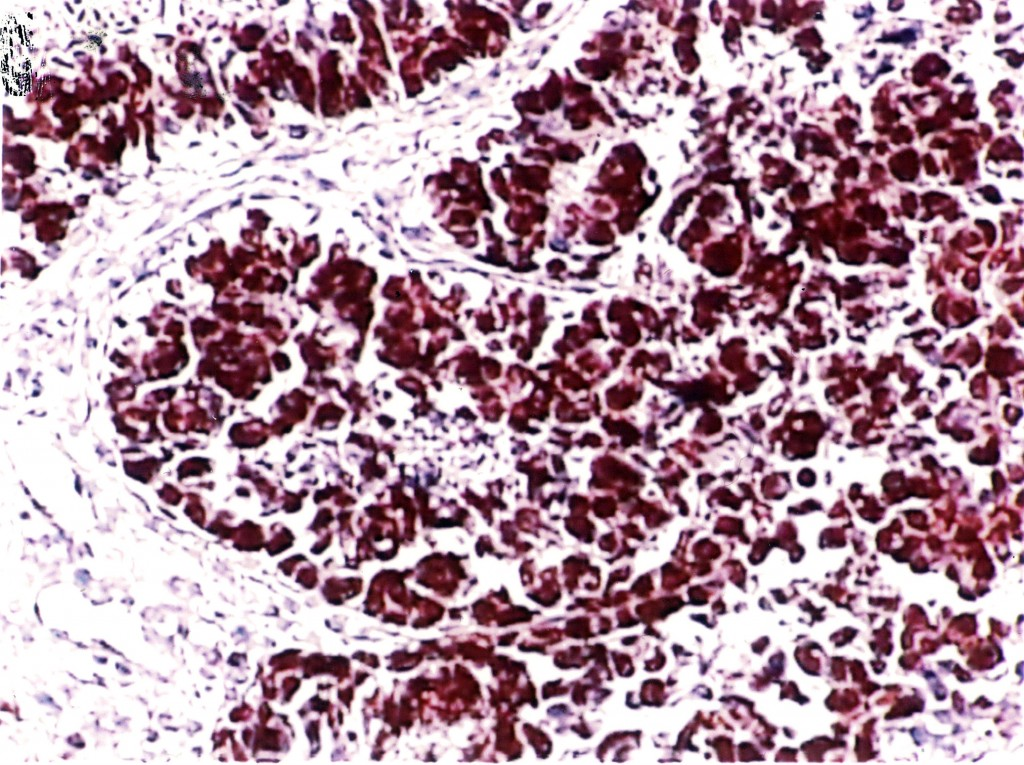
#> input picture inputs/file_2.jpg, 1024 x 765 px, given in place of 5.BMP, which was not available
$ python watershed_lines.py 5 5 ../inputs/file_2.jpg   (Python 2 division)   (older library calls are emulated)
#> lines starting #> are read from the running program, lines starting #| are printed output that depends on the picture; after the words box and inside, x2 and y2 are one past the last pixel; in counts of white or black regions, pixels touching at a corner belong together; pictures that were not available may be replaced by others from this repository, and a replacement may not be noted
import os
import sys
import numpy as np

from scipy import ndimage
from skimage import feature
from skimage.color import rgb2gray
from skimage.filters import threshold_otsu, sobel
from skimage.feature import peak_local_max
from skimage.morphology import watershed

from skimage import io
io.use_plugin('pil')


#-------------------------------------------------------------------------------

if (len(sys.argv)<3) or (len(sys.argv)>4):
	print "Usage: python %s <index of first image to process> <index of last image to process> \
				<backround> - default bright (use 'd' for 'dark')." % __file__
	print "Please run the script again!"
	sys.exit(-1)

elif (len(sys.argv)==4) and (sys.argv[3]=='d'):
	bright_backround = 0

else:
	bright_backround = 1


path = '/oasis/scratch/comet/statho/temp_project/Dataset_8GB/'
path_for_input = path + 'inputs/'
path_for_output =  path + 'outputs/'

read_from = int(sys.argv[1])
read_until = int(sys.argv[2])


while read_from <= read_until:

	image = path_for_input + str(read_from) + '.BMP'

	img = io.imread(image)							  # read image as a 2D numpy array
#> img is the input picture: shape (765, 1024, 3); mean R, G, B 178.3, 148.4, 162.1
	img_gray = rgb2gray(img)
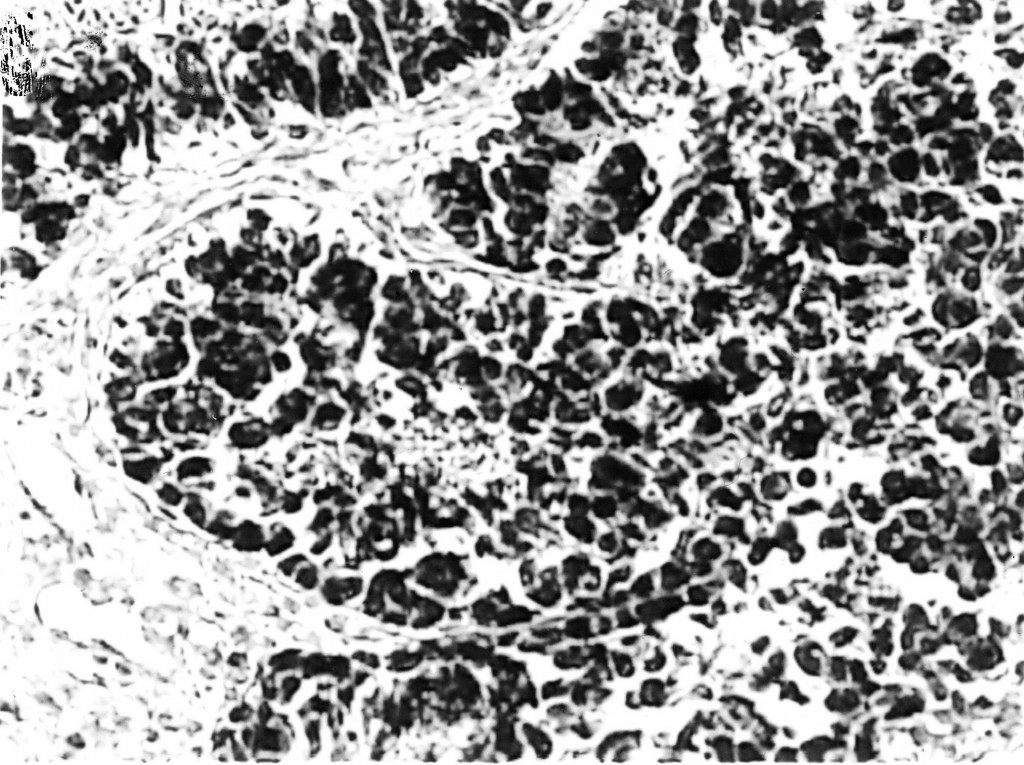
#> img_gray: shape (765, 1024) float64; min 0, max 1, mean 0.611

	thresh = threshold_otsu(img_gray)				  # return threshold value based on on otsu's method
#> thresh = 0.557

	if bright_backround:
		foreground_mask = img_gray <= thresh          # for bright backround
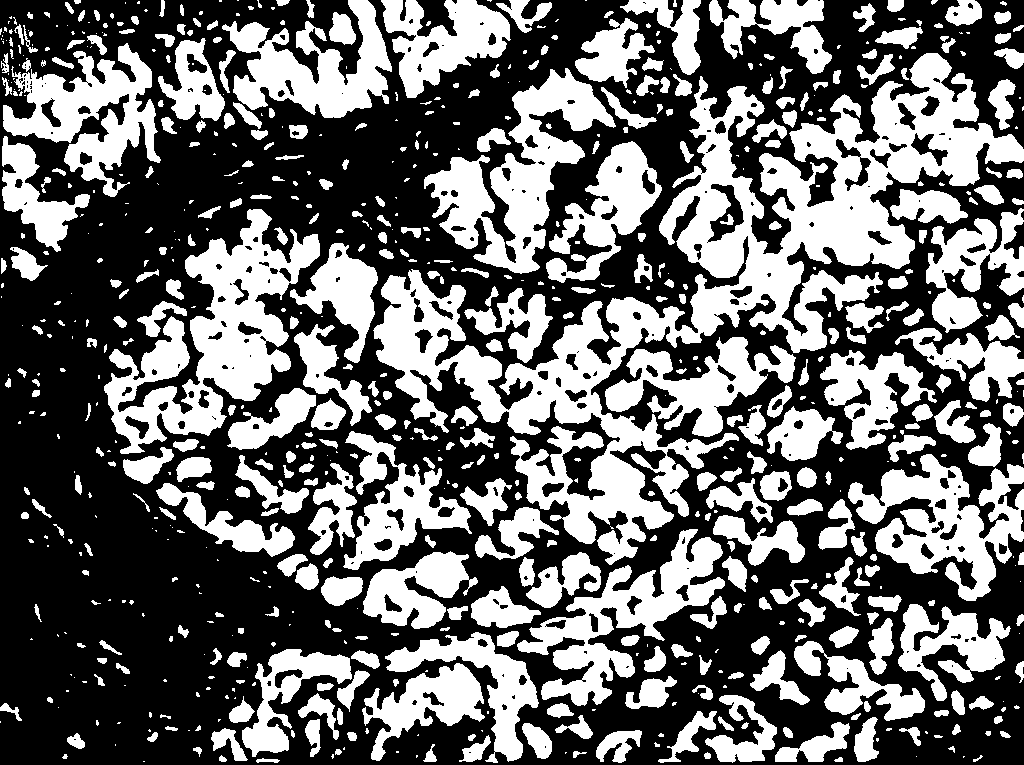
#> foreground_mask: shape (765, 1024) bool; 41.8% white; 754 white regions (324 under 20 px), largest, box (x1, y1, x2, y2) and area: (373, 53, 1024, 565) 71430, (104, 209, 320, 454) 19453, (424, 68, 616, 274) 13754
	else:
		foreground_mask = img_gray > thressh 		  # for dark backround


	# compute the Euclidean distance from every binary pixel to the nearest zero pixel
	# and then find peaks in this distance map
	#
	distance = ndimage.distance_transform_edt(foreground_mask)

	# return a boolean array shaped like image, with peaks represented by True values
	localMax = peak_local_max(distance, indices=False, min_distance=30, labels=foreground_mask)
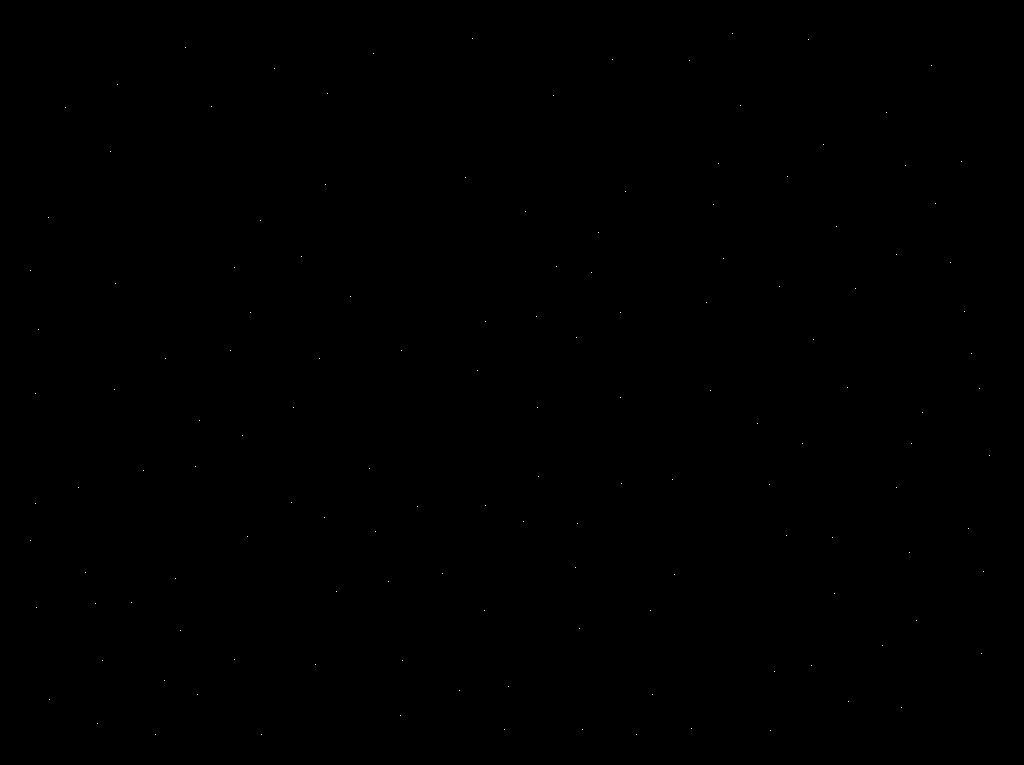
#> localMax: shape (765, 1024) bool; 0.02% white in thin lines or dots, all inside (x1, y1, x2, y2) = (30, 33, 990, 735)

	# perform a connected component analysis on the local peaks using 8-connectivity
	#
	markers = ndimage.label(localMax, structure=np.ones((3, 3)))[0]
#> markers: shape (765, 1024) int32; 140 distinct labels, from 0 to 139

	# apply the Watershed algorithm
	labels = watershed(-distance, markers, mask=foreground_mask)
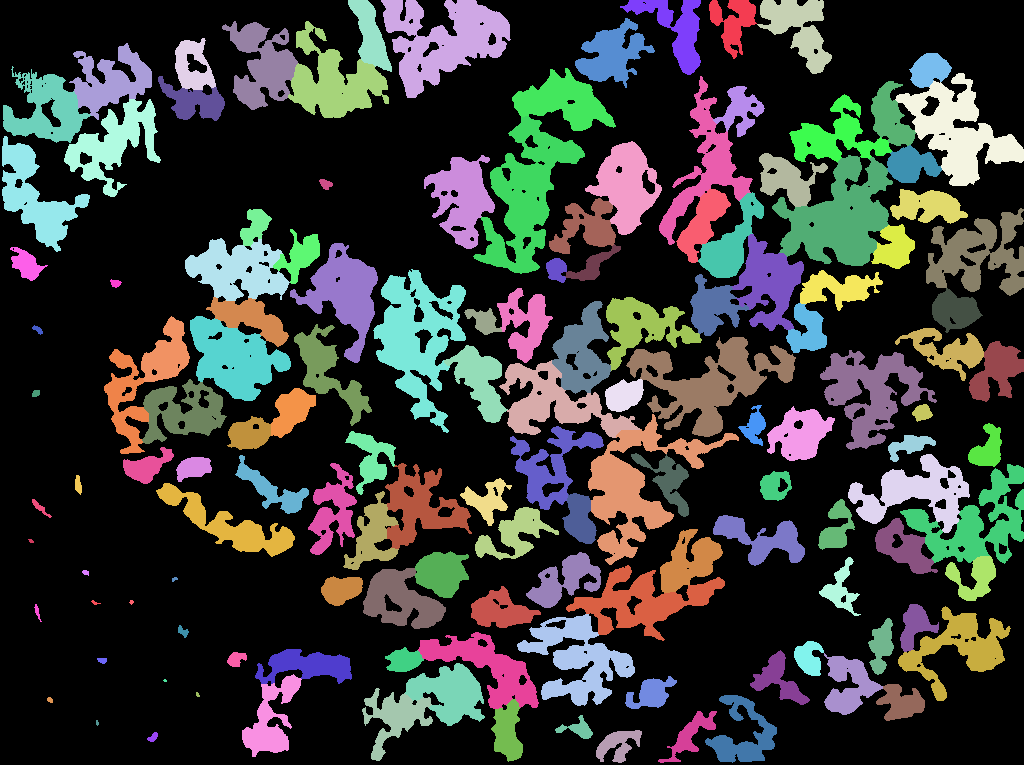
#> labels: shape (765, 1024) int32; 140 distinct labels, from 0 to 139; one colour per label, 0 black

	#print "In image {}, there are {} segments found!".format(image, len(np.unique(labels)) - 1)


	# loop over the unique labels returned by the Watershed algorithm
	# each label is a unique object

	for label in np.unique(labels):

		# if the label is zero, we are examining the 'background' so ignore it
		#
		if label != 0:

			mask = np.zeros(img_gray.shape, dtype="uint8")       # create a black mask
			mask[labels == label] = 255						 	 # it make the pixels tha correspond to the label-object white

			# compute the sobel transform of the mask to detect the label's-object's edges
			edge_sobel = sobel(mask)
			# make all the pixel, which correspond to label's edges, green in the image
			img[edge_sobel > 0] = [0,255,0]
#> this loop made 140 passes
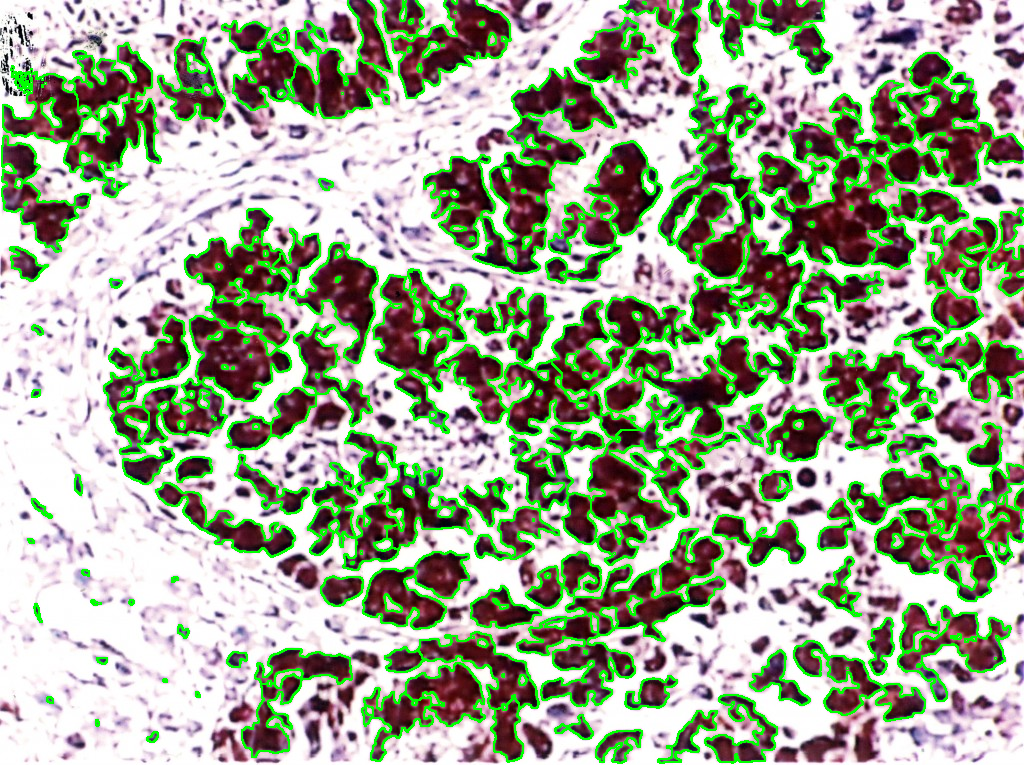
#> img: shape (765, 1024, 3); 13.39% of pixels changed, all inside (x1, y1, x2, y2) = (1, 0, 1024, 764)
#> mask: shape (765, 1024); 0.1% white; 1 white region, box (x1, y1, x2, y2) and area: (596, 730, 642, 763) 812

	io.imsave(path_for_output + str(read_from) + '.BMP', img)

	read_from += 1

#-------------------------------------------------------------------------------

$ run again, on inputs/file_3.jpg
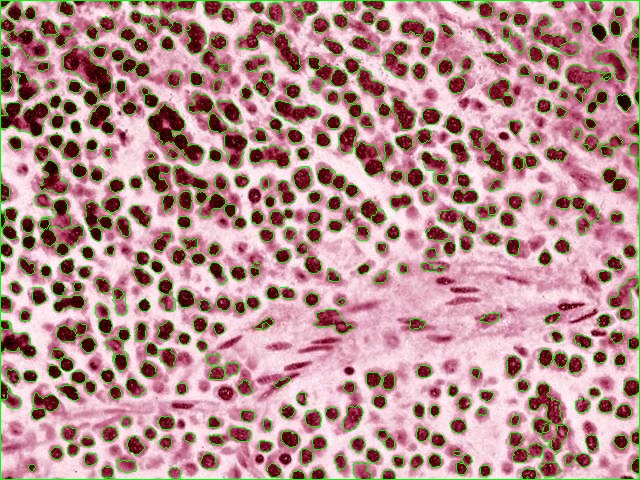
#> input picture inputs/file_3.jpg, 640 x 480 px, given in place of 5.BMP, which was not available
#> img is the input picture: shape (480, 640, 3); mean R, G, B 184.6, 144.6, 144.5
#> thresh = 0.478
#> `foreground_mask = img_gray <= thresh`:
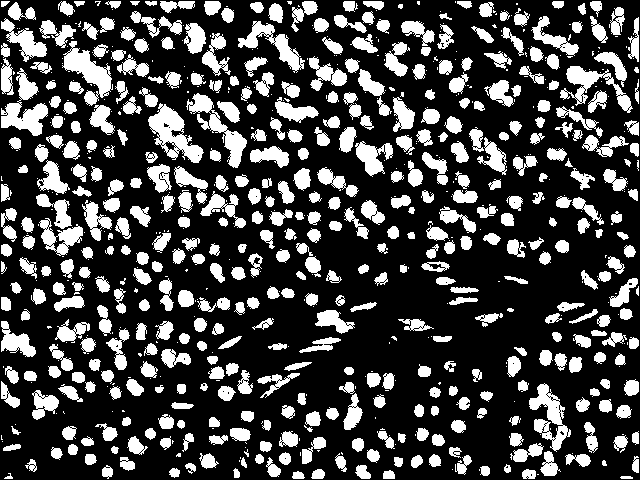
#> foreground_mask: shape (480, 640) bool; 26.8% white; 751 white regions (296 under 20 px), largest, box (x1, y1, x2, y2) and area: (148, 103, 204, 163) 1446, (1, 68, 48, 136) 1357, (62, 41, 113, 106) 1307
#> localMax: shape (480, 640) bool; 0.02% white in thin lines or dots, all inside (x1, y1, x2, y2) = (30, 32, 610, 450)
#> markers: shape (480, 640) int32; 66 distinct labels, from 0 to 65
#> labels: shape (480, 640) int32; 66 distinct labels, from 0 to 65
#> the loop `for label in np.unique(labels):  # if the label is zero, we are examin..` made 66 passes
#> after the loop `for label in np.unique(labels):`:
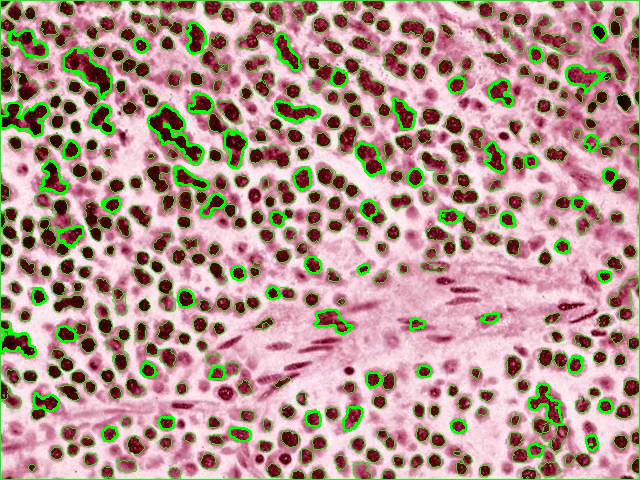
#> img: shape (480, 640, 3); 3.84% of pixels changed, all inside (x1, y1, x2, y2) = (0, 22, 617, 458)

$ run again, on inputs/file_4.jpg
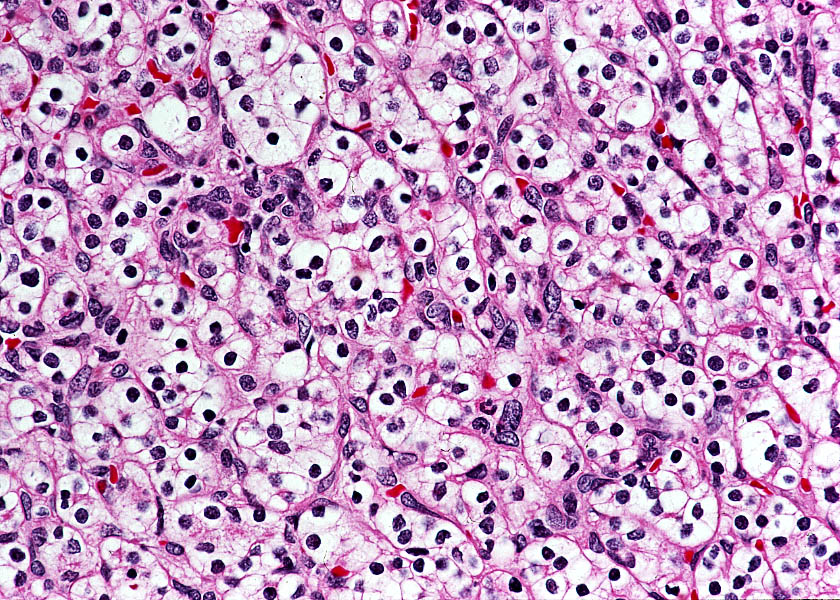
#> input picture inputs/file_4.jpg, 840 x 600 px, given in place of 5.BMP, which was not available
#> img is the input picture: shape (600, 840, 3); mean R, G, B 192.7, 152.4, 192.2
#> thresh = 0.564
#> `foreground_mask = img_gray <= thresh`:
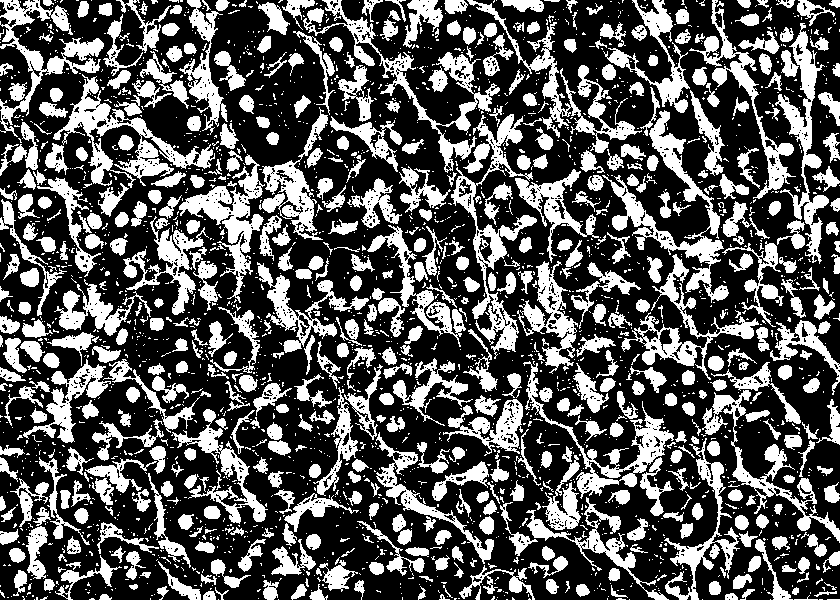
#> foreground_mask: shape (600, 840) bool; 34.8% white; 2513 white regions (1958 under 20 px), largest, box (x1, y1, x2, y2) and area: (602, 110, 729, 303) 4424, (451, 114, 537, 359) 4402, (53, 74, 215, 188) 4152
#> localMax: shape (600, 840) bool; 0.03% white in thin lines or dots, all inside (x1, y1, x2, y2) = (30, 30, 809, 570)
#> markers: shape (600, 840) int32; 140 distinct labels, from 0 to 139
#> labels: shape (600, 840) int32; 140 distinct labels, from 0 to 139
#> the loop `for label in np.unique(labels):  # if the label is zero, we are examin..` made 140 passes
#> after the loop `for label in np.unique(labels):`:
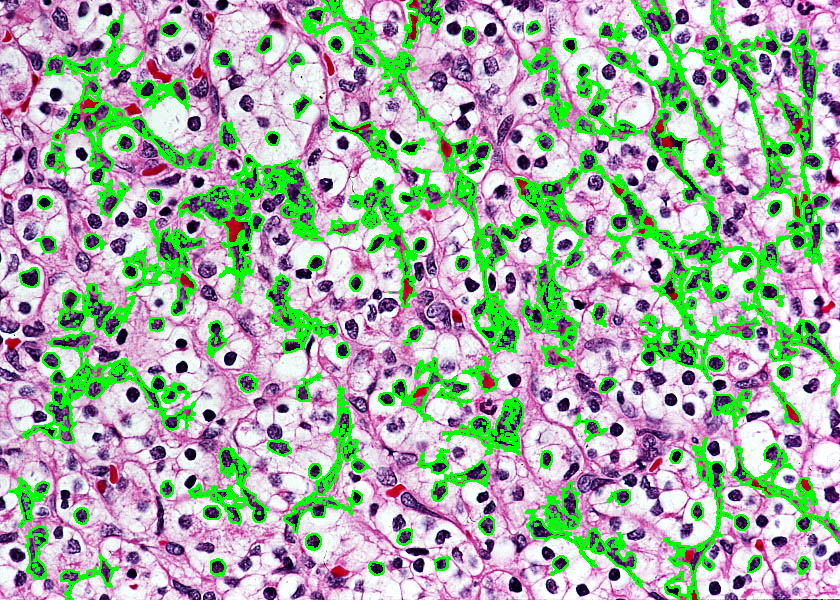
#> img: shape (600, 840, 3); 15.51% of pixels changed, all inside (x1, y1, x2, y2) = (9, 0, 840, 600)
